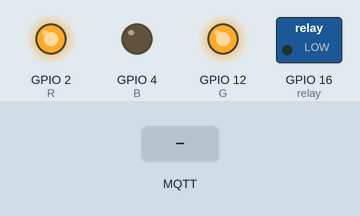
Bench run of a sketch on a simulated ESP8266 (NodeMCU). Parts: switched loads named in the sketch (green lamp = pin HIGH), output pins drawn as LEDs (lit = HIGH). The inputs (shaded band) are chosen by the test bench. WiFi joins after 1.5 s; servers stay silent unless stated; random numbers use the default seed unless the sketch sets one; no MQTT or app messages arrive unless stated; what the sketch prints to the serial monitor is not drawn.

Above: at 2.7 s.
2.8 s: MQTT message "2" arrives on the first subscribed topic
At 4.8 s:
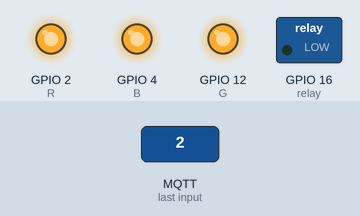
5.8 s: MQTT message "0" arrives on the first subscribed topic
At 7.0 s:
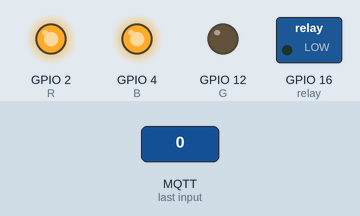
8.8 s: MQTT message "1" arrives on the first subscribed topic
At 9.4 s:
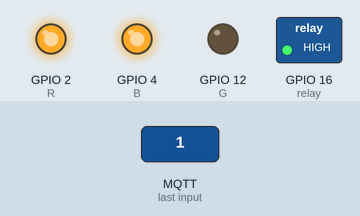
11.8 s: MQTT message "on" arrives on the first subscribed topic
At 15.1 s:
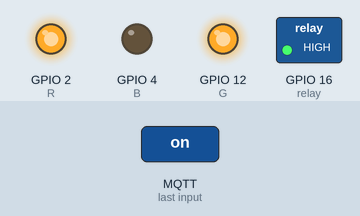
Timing chart, 0 to 16.6 s (numbered marks = the images above; inputs shaded):
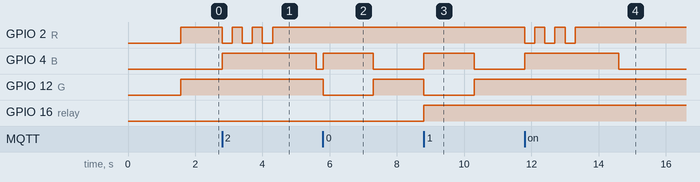

Measured:
- after the input at 2.8 s, GPIO 2 (R): alternates HIGH for 0.30 s and LOW for 0.30 s, 6 changes in all, then stays HIGH, starting at once; GPIO 4 (B): LOW → HIGH at once, → LOW 2.8 s later
- after the input at 5.8 s, GPIO 4 (B): LOW → HIGH at once, → LOW 1.5 s later; GPIO 12 (G): HIGH → LOW at once, → HIGH 1.5 s later
- after the input at 8.8 s, GPIO 4 (B): LOW → HIGH at once, → LOW 1.5 s later; GPIO 12 (G): HIGH → LOW at once, → HIGH 1.5 s later; GPIO 16 (relay): LOW → HIGH at once
- after the input at 11.8 s, GPIO 2 (R): alternates HIGH for 0.30 s and LOW for 0.30 s, 6 changes in all, then stays HIGH, starting at once; GPIO 4 (B): LOW → HIGH at once, → LOW 2.8 s later

The sketch:

rfid_read.ino
```cpp
// #include <SPI.h>
// #include <MFRC522.h>

// #define RST_PIN         9           // Configurable, see typical pin layout above
// #define SS_PIN          10          // Configurable, see typical pin layout above

// MFRC522 mfrc522(SS_PIN, RST_PIN);   // Create MFRC522 instance
// bool door = false;
// //*****************************************************************************************//
// void setup() {
//   pinMode(7, OUTPUT);
//   Serial.begin(115200);                                           // Initialize serial communications with the PC
//   SPI.begin();                                                  // Init SPI bus
//   mfrc522.PCD_Init();                                              // Init MFRC522 card
//   // Serial.println(F("Read personal data on a MIFARE PICC:"));    //shows in serial that it is ready to read
// }

// //*****************************************************************************************//
// void loop() {
//   // Prepare key - all keys are set to FFFFFFFFFFFFh at chip delivery from the factory.
//   MFRC522::MIFARE_Key key;
//   for (byte i = 0; i < 6; i++) key.keyByte[i] = 0xFF;

//   //some variables we need
//   byte buffer2[18];
//   char text[18];

//   byte block;
//   byte len = sizeof(buffer2);
//   MFRC522::StatusCode status;

//   //-------------------------------------------

//   // Reset the loop if no new card present on the sensor/reader. This saves the entire process when idle.
//   if ( ! mfrc522.PICC_IsNewCardPresent()) {
//     return;
//   }

//   // Select one of the cards
//   if ( ! mfrc522.PICC_ReadCardSerial()) {
//     return;
//   }

//   //---------------------------------------- Get ID


//   block = 1;

//   status = mfrc522.PCD_Authenticate(MFRC522::PICC_CMD_MF_AUTH_KEY_A, 1, &key, &(mfrc522.uid)); //line 834
//   if (status != MFRC522::STATUS_OK) {
//     Serial.print(F("Authentication failed: "));
//     Serial.println(mfrc522.GetStatusCodeName(status));
//     return;
//   }

//   status = mfrc522.MIFARE_Read(block, buffer2, &len);

//   if (status != MFRC522::STATUS_OK) {
//     Serial.print(F("Reading failed: "));
//     Serial.println(mfrc522.GetStatusCodeName(status));
//     return;
//   }

//   //PRINT LAST NAME
//   for (uint8_t i = 0; i < 8; i++) {   // i < 16
//     // Serial.write(buffer2[i]);
//     text[i] = buffer2[i];
//   }

//   text[8] = '\0';

//   Serial.write(text);


//   // if (strcmp(text, "64100738") == 0) {
//   //   if (door == false) {
//   //     digitalWrite(7, HIGH);
//   //     door = true;
//   //     Serial.write(text);
//   //   }else {
//   //     digitalWrite(7, LOW);
//   //     door = false;
//   //   }
//   // }
//   //----------------------------------------


//   // Serial.println(F("\n**End Reading**\n"));

//   delay(1000); //change value if you want to read cards faster

//   mfrc522.PICC_HaltA();
//   mfrc522.PCD_StopCrypto1();
// }
// //*****************************************************************************************//


#include <ESP8266WiFi.h>
#include <PubSubClient.h>
WiFiClient espClient;
PubSubClient client(espClient);

const char* ssid = "Aztaroz";
const char* password = "14591459";
const char* mqtt_server = "192.168.182.37";

const int R = 2;
const int B = 4;
const int G = 12;

const int relay = 16;

void setup_wifi() {
  delay(10);
  Serial.println();
  Serial.print("Connecting to ");
  Serial.println(ssid);

  WiFi.mode(WIFI_STA);
  WiFi.begin(ssid, password);

  while (WiFi.status() != WL_CONNECTED) {
    delay(500);
    Serial.print(".");
  }

  randomSeed(micros());

  Serial.println("");
  Serial.println("WiFi connected");
  Serial.println("IP address: ");
  Serial.println(WiFi.localIP());
}

void callback(char* topic, byte* payload, unsigned int length) {
  Serial.print("Message arrived [");
  Serial.print(topic);
  Serial.print("] ");
  for (int i = 0; i < length; i++) {
    Serial.print((char)payload[i]);
  }
  Serial.println();
  digitalWrite(R, HIGH);
  digitalWrite(B, HIGH);
  digitalWrite(G, HIGH);
  // Switch on the LED if an 1 was received as first character
  if ((char)payload[0] == '0') {
    digitalWrite(relay, LOW);  // Turn the Relay on
    digitalWrite(R, HIGH);
    digitalWrite(B, HIGH);
    digitalWrite(G, LOW);
    delay(1500);
  } else if ((char)payload[0] == '1') {
    digitalWrite(relay, HIGH);  // Turn the Relay off

    digitalWrite(R, HIGH);
    digitalWrite(B, HIGH);
    digitalWrite(G, LOW);
    delay(1500);
  } else {
    for (int x = 0; x <= 2; x++) {
      digitalWrite(R, LOW);
      digitalWrite(B, HIGH);
      digitalWrite(G, HIGH);
      delay(300);
      digitalWrite(R, HIGH);
      digitalWrite(B, HIGH);
      digitalWrite(G, HIGH);
      delay(300);
    }
    delay(1000);
  }
}

void reconnect() {
  // Loop until we're reconnected
  while (!client.connected()) {
    Serial.print("Attempting MQTT connection...");
    // Create a random client ID
    String clientId = "ESP8266Client-";
    clientId += String(random(0xffff), HEX);
    // Attempt to connect
    if (client.connect(clientId.c_str())) {
      Serial.println("connected");
      // Once connected, publish an announcement...
      client.publish("outTopic", "hello world");
      // ... and resubscribe
      client.subscribe("inTopic");
    } else {
      Serial.print("failed, rc=");
      Serial.print(client.state());
      Serial.println(" try again in 5 seconds");
      // Wait 5 seconds before retrying
      delay(5000);
    }
  }
}


#define MSG_BUFFER_SIZE (50)
char msg[MSG_BUFFER_SIZE];

String text;
bool toggle;

void setup() {
  Serial.begin(115200);
  pinMode(R, OUTPUT);      //LED Red
  pinMode(G, OUTPUT);      //LED Green
  pinMode(B, OUTPUT);      //LED Blue
  pinMode(relay, OUTPUT);  //Relay
  toggle = true;

  setup_wifi();
  client.setServer(mqtt_server, 1883);
  client.setCallback(callback);
}

void loop() {
  if (!client.connected()) {
    reconnect();
  }
  client.loop();

  digitalWrite(R, HIGH);    //Use digital pin instead of analog pin so the value can be reversed (HIGH = LOW and LOW = HIGH)
  digitalWrite(G, HIGH);
  digitalWrite(B, LOW);


  if (Serial.available() > 0) {
    text = Serial.readString();

    // if (text == "64100738") {

    snprintf(msg, MSG_BUFFER_SIZE, "%s", text);
    Serial.print("Publish message: ");
    Serial.println(msg);
    client.publish("authen", msg);

    client.subscribe("door_state");

    // digitalWrite(16, toggle);
    // toggle = !toggle;
    // } else {
    //   digitalWrite(12, HIGH);
    //   delay(300);
    //   digitalWrite(12, LOW);
    //   delay(300);
    //   digitalWrite(12, HIGH);
    //   delay(300);
    //   digitalWrite(12, LOW);
    //   delay(300);
    //   digitalWrite(12, HIGH);
    //   delay(300);
    //   digitalWrite(12, LOW);
    // }
  }
}
```
